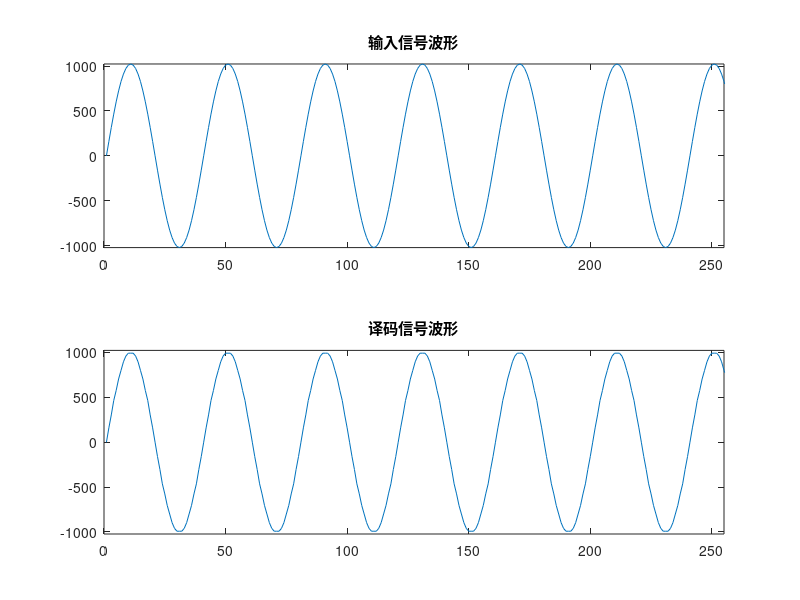

The MATLAB source for this figure:
%%%%%%%%%%%%%%%%%%%%%%%%%%%%%%%%%%%%%%%%%%%%%%%%%%%%%%%%%%%%%%%%%%%%%%%%%%%%%%%%%%%%
% A律非均匀PCM编译码程序
%%%%%%%%%%%%%%%%%%%%%%%%%%%%%%%%%%%%%%%%%%%%%%%%%%%%%%%%%%%%%%%%%%%%%%%%%%%%%%%%%%%%
clc;
clear;

fs=32000;
LEN_SIG=1024;
t=1/fs*(0:LEN_SIG-1);

SCALE_SHIFT=10;
SCALE_PCM=2^SCALE_SHIFT-1;

LEN_VIEW=256;
View_X=[1:LEN_VIEW];

%---------------------------------------------------
%   Source Data
%---------------------------------------------------
SrcSignal=round(SCALE_PCM*sin(2*pi*800*t));  %  800Hz;
figure(1);
subplot(2,1,1);plot(View_X,SrcSignal(View_X));
axis([0 LEN_VIEW-1 -SCALE_PCM SCALE_PCM]);
title('输入信号波形');

%---------------------------------------------------
%   A律非均匀PCM编码
%---------------------------------------------------
for i = 1 : LEN_SIG
    if SrcSignal(i) >= 0
        out(i,1) = 0 ;
    else 
        out(i,1) = 1 ;
    end
        
    if abs(SrcSignal(i)) >= 0 & abs(SrcSignal(i)) < 16
        out(i,2) = 0;
        out(i,3) = 0;
        out(i,4) = 0;
        step = 1;
        st = 0;
    elseif 16 <= abs(SrcSignal(i)) & abs(SrcSignal(i)) < 32 
        out(i,2) = 0;
        out(i,3) = 0;
        out(i,4) = 1;
        step = 1;
        st = 16;
    elseif 32 <= abs(SrcSignal(i)) & abs(SrcSignal(i)) < 64 
        out(i,2) = 0;
        out(i,3) = 1;
        out(i,4) = 0;
        step = 2;
        st = 32;
    elseif 64 <= abs(SrcSignal(i)) & abs(SrcSignal(i)) < 128 
        out(i,2) = 0;
        out(i,3) = 1;
        out(i,4) = 1;
        step = 4;
        st = 64;
    elseif 128 <= abs(SrcSignal(i)) & abs(SrcSignal(i)) < 256 
        out(i,2) = 1;
        out(i,3) = 0;
        out(i,4) = 0;
        step = 8;
        st = 128;
    elseif 256 <= abs(SrcSignal(i)) & abs(SrcSignal(i)) < 512
        out(i,2) = 1;
        out(i,3) = 0;
        out(i,4) = 1;
        step = 16;
        st = 256;
    elseif 512 <= abs(SrcSignal(i)) & abs(SrcSignal(i)) < 1024
        out(i,2) = 1;
        out(i,3) = 1;
        out(i,4) = 0;
        step = 32;
        st = 512;
    elseif 1024 <= abs(SrcSignal(i)) & abs(SrcSignal(i)) < 2048
        out(i,2) = 1;
        out(i,3) = 1;
        out(i,4) = 1;
        step = 64;
        st = 1024;
    else
        out(i,2) = 1;
        out(i,3) = 1;
        out(i,4) = 1;
        step = 64;
        st = 1024;
    end

    if abs(SrcSignal(i)) > 2048
        out(i,2:8) = [1 1 1 1 1 1 1];
    else
        tmp = floor((abs(SrcSignal(i)) - st)/step);
        t = dec2bin(tmp,4) - 48;
        out(i,5:8) = t(1:4)
    end
end
EncOut = reshape(out',1,8*LEN_SIG);

% 打印编码数据
% fid_enc = fopen('PCM_enc.txt','W');
% 
% for j = 1 : LEN_SIG
%     x = out(j,1)*128 + out(j,2)*64 + out(j,3)*32 + out(j,4)*16 + out(j,5)*8 + out(j,6)*4 + out(j,7)*2 + out(j,8);
%     fprintf(fid_enc,"%d\n",x);
% end
% 
% fclose(fid_enc);

%---------------------------------------------------
%   A律非均匀PCM译码
%---------------------------------------------------
in = reshape(EncOut',8,LEN_SIG)';
slot(1) = 0;
slot(2) = 16;
slot(3) = 32;
slot(4) = 64;
slot(5) = 128;
slot(6) = 256;
slot(7) = 512;
slot(8) = 1024;

step(1) = 1;
step(2) = 1;
step(3) = 2;
step(4) = 4;
step(5) = 8;
step(6) = 16;
step(7) = 32;
step(8) = 64;

for i = 1 : LEN_SIG
    if in(i,1) == 0
        ss = 1;
    else
        ss = -1;
    end

    tmp = in(i,2) * 4 + in(i,3) * 2 + in(i,4) + 1;
    st = slot(tmp);
    dt = (in(i,5) * 8 + in(i,6) * 4 + in(i,7) * 2 + in(i,8)) * step(tmp);
    DecOut(i) = ss * (st + dt);
end

% 打印解码数据
% fid_dec = fopen('PCM_dec.txt','W');
% for j = 1 : LEN_SIG
%     fprintf(fid_dec,"%d\n",DecOut(j));
% end
% fclose(fid_dec);

subplot(2,1,2);plot(View_X,DecOut(View_X));
axis([0 LEN_VIEW-1 -SCALE_PCM SCALE_PCM]);
title('译码信号波形')

%---------------------------------------------------
%           CCS_DSP Export 
%---------------------------------------------------

fid1 = fopen('PCM_SigIn.txt','W');
fprintf(fid1,'PCM_SigIn[%d] = { \r',LEN_VIEW);

for j = 1 : LEN_VIEW
    x = floor(SrcSignal(j));
    if(x >= 32767.0)
        x = 32767 ;
    elseif(x < -32768.0)
        x = - 32768 ;
    end

    fprintf(fid1,"%6d,",x);
    if((mod(j,8) == 0) && (j > 1))
        fprintf(fid1,'\r');
    end
end

fclose(fid1);
